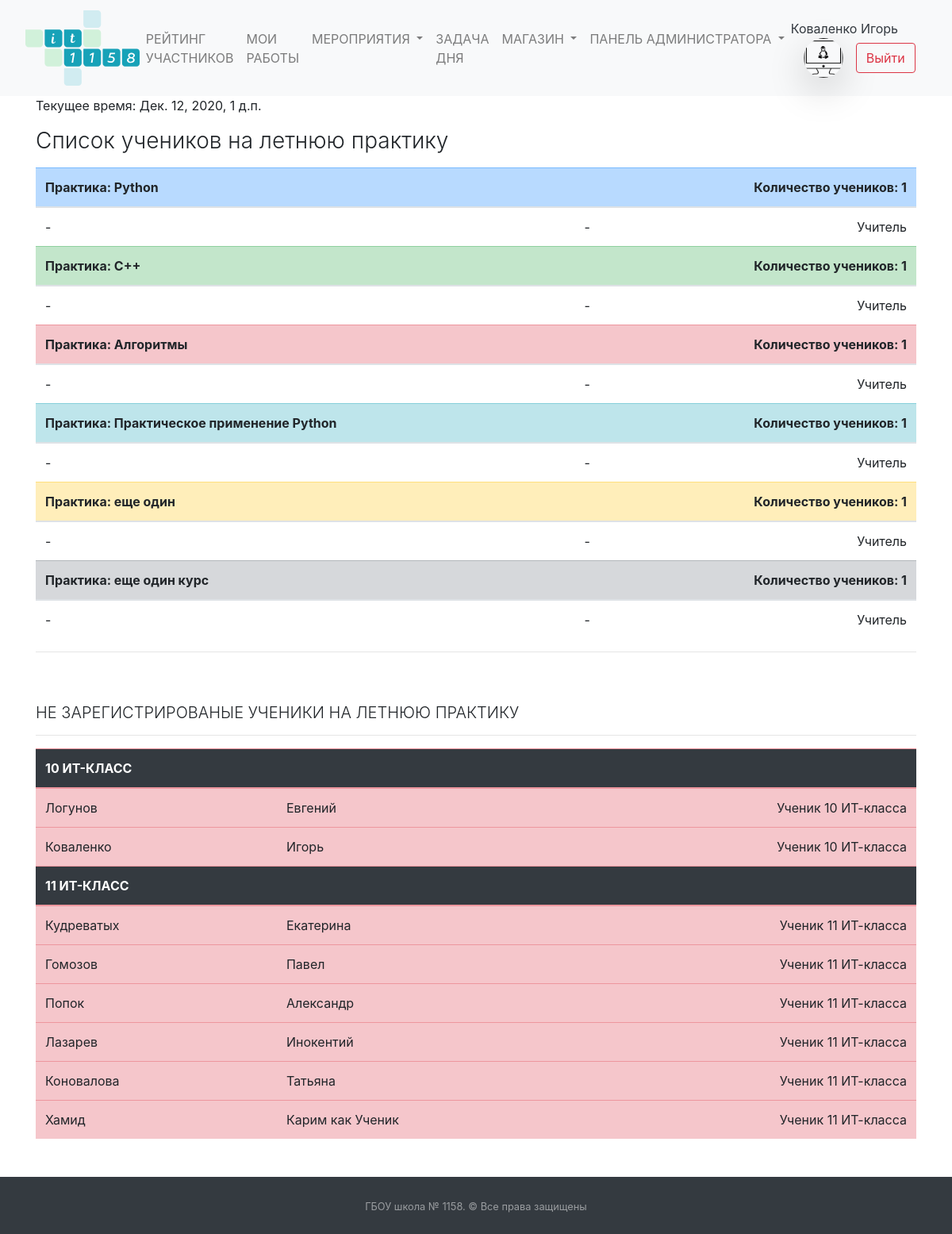
Page /summer_practice/admin (signed in) on the committed database.
### mainapp/models.py (models this page shows, shortened)
class Puples(models.Model):
    STATUS_CHOICES = (
        ('ST10', 'Ученик 10 ИТ-класса'),
        ('ST11', 'Ученик 11 ИТ-класса'),
        ('APP', 'Кандидат в ИТ-класс'),
        ('TEACH', 'Учитель')
    )
    PROGRESS_CHOICES = (
        (0, '0'),
        (25, '25'),
        (50, '50'),
        (75, '75'),
        (100, '100'),
    )
    name = models.CharField("Имя", null=True, max_length=50)
    surname = models.CharField("Фамилия", null=True, max_length=100)
    rate = models.PositiveIntegerField("Рейтинг ученика", default=0)
    image = models.ImageField("Фотография профиля", blank=True, upload_to="puples_photo",
                              default="puples_photo/user-2.png")
    user = models.OneToOneField(User, on_delete=models.CASCADE, null=True, default='',
                                verbose_name="Связь с таблицей пользователей")
    status = models.CharField("Статуc", choices=STATUS_CHOICES, default='ST10', max_length=30)
    applicant_first_result = models.FloatField("Результат первого этапа", blank=True, default=0)
    applicant_progress = models.IntegerField(verbose_name="Прогресс", choices=PROGRESS_CHOICES, default=0, blank=True)
    email = models.EmailField(verbose_name="Email", default="")
    phone = models.CharField(max_length=12, verbose_name="Телефон", default="")
    class Meta:
        verbose_name = "Пользователи"
        verbose_name_plural = "Пользователи"

class SummerPractice(models.Model):
    name = models.CharField("Название курса", max_length=200, default="")
    description = models.CharField("Описание курса", max_length=1000, default="")
    date = models.DateField("Дата", default="")
    time = models.TimeField("Время начала курса", default="")
    image = models.ImageField("Логотип курса", blank=True, upload_to="logo_practice",
                              default="puples_photo/user-2.png")
    id_registers = models.CharField(default="", verbose_name="ID учеников, кто дал правильный ответ", max_length=200,
                                    blank=True)
    class Meta:
        verbose_name = "Летняя практика"
        verbose_name_plural = "Летняя практика"

### mainapp/views.py (the view)
# urls.py: path("summer_practice/admin", views.SummerPracticeAdminView.as_view(), name="summer_practice_admin"),
class SummerPracticeAdminView(HeaderNotificationsCounter, LoginRequiredMixin, ListView):
    template_name = "summer_practice_admin.html"
    queryset = SummerPractice.objects.all()
    login_url = '/login/'
    def get_context_data(self, *, object_list=None, **kwargs):
        context = super().get_context_data(**kwargs)
        all_puples = []
        for i in range(6):
            list_id = [int(j) for j in
                       SummerPractice.objects.all()[i].id_registers.rstrip('|*').lstrip('*|').split("*||*")]
            all_puples += list_id
            context[f"list{i}"] = [Puples.objects.get(user_id=k) for k in list_id]
            context[f"l{i}"] = len(list_id)
        all_id_user = {i.user_id for i in Puples.objects.all()}
        context["not_reg_puples"] = [Puples.objects.get(user_id=i) for i in all_id_user.difference(set(all_puples))]
        context["time"] = dt.datetime.now()
        return context

### mainapp/addons_python/views_addons_classes.py (called while the page is built)
    def get_context_data(self, *, object_list=None, **kwargs):
        context = super().get_context_data(**kwargs)
        context['events_new'] = Events.objects.filter(check=False).count()
        context['applicants_count'] = Puples.objects.filter(
            status="APP").count()
        return context

### templates/summer_practice_admin.html (shortened to what this page needs)
{% extends  'base.html' %}
{% load static %}
{% block main %}
    <div class="container">
        <p>Текущее время: {{ time }}</p>
        <h3 class="font-weight-light mt-3">Список учеников на летнюю практику</h3>
        <table class="table mt-3">
            <thead class="thead table-primary">
            <tr>
                <th scope="col">Практика: {{ summerpractice_list.0.name }}</th>
                <th scope="col"></th>
                <th scope="col" class="text-right">Количество учеников: {{ l0 }}</th>
            </tr>
            </thead>
            <tbody>
            {% for i in list0 %}
                <tr>
                    <td>{{ i.name }}</td>
                    <td class="text-left">{{ i.surname }}</td>
                    <td class="text-right">{{ i.get_status_display }}</td>
                </tr>
            {% endfor %}
            </tbody>
            <thead class="thead table-success">
            <tr>
                <th scope="col">Практика: {{ summerpractice_list.1.name }}</th>
                <th scope="col"></th>
                <th scope="col" class="text-right">Количество учеников: {{ l1 }}</th>
            </tr>
            </thead>
            <tbody>
            {% for i in list1 %}
                <tr>
                    <td>{{ i.name }}</td>
                    <td class="text-left">{{ i.surname }}</td>
                    <td class="text-right">{{ i.get_status_display }}</td>
                </tr>
            {% endfor %}
            </tbody>
            <thead class="thead table-danger">
            <tr>
                <th scope="col">Практика: {{ summerpractice_list.2.name }}</th>
                <th scope="col"></th>
                <th scope="col" class="text-right">Количество учеников: {{ l2 }}</th>
            </tr>
            </thead>
            <tbody>
            {% for i in list2 %}
                <tr>
                    <td>{{ i.name }}</td>
                    <td class="text-left">{{ i.surname }}</td>
                    <td class="text-right">{{ i.get_status_display }}</td>
                </tr>
            {% endfor %}
            </tbody>
            <thead class="thead table-info">
            <tr>
                <th scope="col">Практика: {{ summerpractice_list.3.name }}</th>
                <th scope="col"></th>
                <th scope="col" class="text-right">Количество учеников: {{ l3 }}</th>
            </tr>
            </thead>
            <tbody>
            {% for i in list3 %}
                <tr>
                    <td>{{ i.name }}</td>
                    <td class="text-left">{{ i.surname }}</td>
                    <td class="text-right">{{ i.get_status_display }}</td>
                </tr>
            {% endfor %}
            </tbody>
            <thead class="thead table-warning">
            <tr>
                <th scope="col">Практика: {{ summerpractice_list.4.name }}</th>
                <th scope="col"></th>
                <th scope="col" class="text-right">Количество учеников: {{ l4 }}</th>
            </tr>
            </thead>
            <tbody>
            {% for i in list4 %}
                <tr>
                    <td>{{ i.name }}</td>
                    <td class="text-left">{{ i.surname }}</td>
                    <td class="text-right">{{ i.get_status_display }}</td>
                </tr>
            {% endfor %}
            </tbody>
            <thead class="thead table-secondary">
            <tr>
                <th scope="col">Практика: {{ summerpractice_list.5.name }}</th>
                <th scope="col"></th>
                <th scope="col" class="text-right">Количество учеников: {{ l5 }}</th>
            </tr>
            </thead>
            <tbody>
            {% for i in list5 %}
                <tr>
                    <td>{{ i.name }}</td>
                    <td class="text-left">{{ i.surname }}</td>
                    <td class="text-right">{{ i.get_status_display }}</td>
                </tr>
            {% endfor %}
            </tbody>
        </table>
        <hr>
        <h5 class="font-weight-light text-uppercase pt-5">Не зарегистрированые ученики на летнюю практику</h5>
        <hr>
        <table class="table mt-3 table-danger">
            <thead class="thead table-dark">
            <tr>
                <th scope="col">10 ИТ-КЛАСС</th>
                <th scope="col"></th>
                <th scope="col" class="text-right"></th>
            </tr>
            </thead>
            <tbody>
            {% for i in not_reg_puples %}
                {% if i.status == "ST10" %}
                    <tr>
                        <td>{{ i.surname }}</td>
                        <td class="text-left">{{ i.name }}</td>
                        <td class="text-right">{{ i.get_status_display }}</td>
                    </tr>
                {% endif %}
            {% endfor %}
            </tbody>
            <thead class="thead table-dark">
            <tr>
                <th scope="col">11 ИТ-КЛАСС</th>
                <th scope="col"></th>
                <th scope="col" class="text-right"></th>
            </tr>
            </thead>
            <tbody>
            {% for i in not_reg_puples %}
                {% if i.status == "ST11" %}
                    <tr>
                        <td>{{ i.surname }}</td>
                        <td class="text-left">{{ i.name }}</td>
                        <td class="text-right">{{ i.get_status_display }}</td>
                    </tr>
                {% endif %}
            {% endfor %}
            </tbody>
        </table>
    </div>
{% endblock %}

### templates/base.html (shortened to what this page needs)
<!DOCTYPE html>
<html lang="ru">
{% load static %}
<head>
    <link href="{% static 'css/bootstrap.css' %}" rel="stylesheet" type="text/css">
    <link href="{% static 'css/style.css' %}" rel="stylesheet" type="text/css">
    <link href="{% static 'css/pre.css' %}" rel="stylesheet" type="text/css">
    <link href="{% static 'css/style_daytask.css' %}" rel="stylesheet" type="text/css">
    <link rel="stylesheet" href="//code.jquery.com/ui/1.12.1/themes/base/jquery-ui.css">
    <link rel="stylesheet" href="/resources/demos/style.css">
</head>
<body>
<div class="container-fuild">
    <nav class="navbar navbar-expand-lg navbar-light bg-light">
        <a href="/" class="navbar-brand">
            <img class="img-fluid mx-3"
                 width="150" height="150"
                 src="{% static '/images/logo_it_class.svg' %}"></a>
        <div class="collapse navbar-collapse" id="navbarSupportedContent">
            <ul class="navbar-nav mr-auto">
                {% if user.is_authenticated and user.puples.status != "APP" %}
                    <li class="nav-item">
                        <a class="nav-link{% block detail_active %}{% endblock %}" href="/rate">РЕЙТИНГ УЧАСТНИКОВ</a>
                    </li>
                {% endif %}
                {% if user.is_authenticated and user.puples.status != "APP" %}
                    <li class="nav-item">
                        <a class="nav-link{% block detail_active_works %}{% endblock %}" href="/works">МОИ РАБОТЫ</a>
                    </li>
                {% endif %}
                <li class="nav-item dropdown">
                    <a class="nav-link dropdown-toggle{% block detail_active_hach %}{% endblock %}" href="#"
                       id="navbarDropdown" role="button"
                       data-toggle="dropdown" aria-haspopup="true" aria-expanded="false">
                        МЕРОПРИЯТИЯ
                    </a>
                </li>
                {% if user.is_authenticated and user.puples.status != "APP" %}
                    <li class="nav-item">
                        <a class="nav-link{% block detail_active_task %}{% endblock %}" href="/daytask/">ЗАДАЧА ДНЯ</a>
                    </li>
                    <li class="nav-item dropdown">
                        <a class="nav-link {% block market_active %}{% endblock %} dropdown-toggle" href="#"
                           id="navbarDropdown" role="button"
                           data-toggle="dropdown" aria-haspopup="true" aria-expanded="false">
                            МАГАЗИН
                        </a>
                    </li>
                {% endif %}
                {% if user.is_superuser %}
                    <li class="nav-item dropdown">
                        <a class="nav-link dropdown-toggle" href="#"
                           id="navbarDropdown" role="button"
                           data-toggle="dropdown" aria-haspopup="true" aria-expanded="false">
                            ПАНЕЛЬ АДМИНИСТРАТОРА
                        </a>
                    </li>
                {% endif %}
            </ul>
            <form class="form-inline my-2 my-lg-0">
                {% if user.is_authenticated %}
                    <a class="nav-link text-dark disabled p-0"
                       href="/account/">{{ user.last_name }} {{ user.first_name }}</a>
                    <a href="/account/">
                        <img class="img-fluid mx-3 rounded-circle shadow-lg"
                             style="width: 50px; object-fit: cover; height:50px;"
                             src="{{ user.puples.image.url }}"></a>
                {% endif %}
                {% if user.username == "" %}
                    <a class="nav-link disabled" href="#">Гость</a>
                    <a class="btn btn-outline-success my-2 my-sm-0" href="/login">Войти</a>
                {% else %}
                    <a class="btn btn-outline-danger my-2 my-sm-0" href="/logout">Выйти</a>
                {% endif %}
            </form>
        </div>
    </nav>
    {% block main %}
    {% endblock %}
    <footer id="sticky-footer" class="py-4 bg-dark text-white-50 mt-5">
        <div class="container text-center">
            <small>ГБОУ школа № 1158. &copy; Все права защищены</small>
        </div>
    </footer>
</div>
</body>
</html>

### rows in the picture
SummerPractice: name "Python"
Puples: name "-", surname "-", status "Учитель"
SummerPractice: name "C++"
SummerPractice: name "Алгоритмы"
SummerPractice: name "Практическое применение Python"
SummerPractice: name "еще один"
SummerPractice: name "еще один курс"
Puples: surname "Логунов", name "Евгений", status "Ученик 10 ИТ-класса"
Puples: surname "Коваленко", name "Игорь", status "Ученик 10 ИТ-класса"
Puples: surname "Кудреватых", name "Екатерина", status "Ученик 11 ИТ-класса"
Puples: surname "Гомозов", name "Павел", status "Ученик 11 ИТ-класса"
Puples: surname "Попок", name "Александр", status "Ученик 11 ИТ-класса"
Puples: surname "Лазарев", name "Инокентий", status "Ученик 11 ИТ-класса"
Puples: surname "Коновалова", name "Татьяна", status "Ученик 11 ИТ-класса"
Puples: surname "Хамид", name "Карим как Ученик", status "Ученик 11 ИТ-класса"

### other values in the picture
{{ user.last_name }} "Коваленко"
{{ user.first_name }} "Игорь"
{{ time }} "Дек. 12, 2020, 1 д.п."
{{ l0 }} "1"
{{ l1 }} "1"
{{ l2 }} "1"
{{ l3 }} "1"
{{ l4 }} "1"
{{ l5 }} "1"
